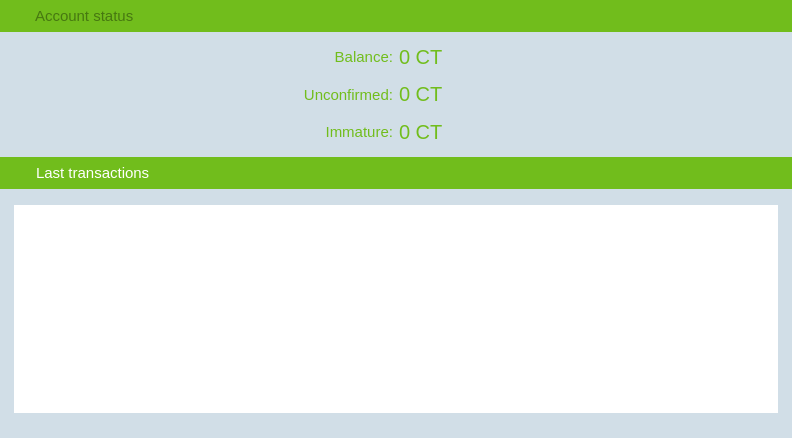
<?xml version="1.0" encoding="UTF-8"?>
<ui version="4.0">
 <class>OverviewPage</class>
 <widget class="QWidget" name="OverviewPage">
  <property name="geometry">
   <rect>
    <x>0</x>
    <y>0</y>
    <width>792</width>
    <height>438</height>
   </rect>
  </property>
  <property name="palette">
   <palette>
    <active>
     <colorrole role="Button">
      <brush brushstyle="SolidPattern">
       <color alpha="255">
        <red>233</red>
        <green>217</green>
        <blue>216</blue>
       </color>
      </brush>
     </colorrole>
     <colorrole role="Base">
      <brush brushstyle="SolidPattern">
       <color alpha="255">
        <red>233</red>
        <green>217</green>
        <blue>216</blue>
       </color>
      </brush>
     </colorrole>
     <colorrole role="Window">
      <brush brushstyle="SolidPattern">
       <color alpha="255">
        <red>233</red>
        <green>217</green>
        <blue>216</blue>
       </color>
      </brush>
     </colorrole>
     <colorrole role="Highlight">
      <brush brushstyle="SolidPattern">
       <color alpha="255">
        <red>235</red>
        <green>235</green>
        <blue>235</blue>
       </color>
      </brush>
     </colorrole>
     <colorrole role="HighlightedText">
      <brush brushstyle="SolidPattern">
       <color alpha="255">
        <red>171</red>
        <green>127</green>
        <blue>130</blue>
       </color>
      </brush>
     </colorrole>
    </active>
    <inactive>
     <colorrole role="Button">
      <brush brushstyle="SolidPattern">
       <color alpha="255">
        <red>233</red>
        <green>217</green>
        <blue>216</blue>
       </color>
      </brush>
     </colorrole>
     <colorrole role="Base">
      <brush brushstyle="SolidPattern">
       <color alpha="255">
        <red>233</red>
        <green>217</green>
        <blue>216</blue>
       </color>
      </brush>
     </colorrole>
     <colorrole role="Window">
      <brush brushstyle="SolidPattern">
       <color alpha="255">
        <red>233</red>
        <green>217</green>
        <blue>216</blue>
       </color>
      </brush>
     </colorrole>
     <colorrole role="Highlight">
      <brush brushstyle="SolidPattern">
       <color alpha="255">
        <red>235</red>
        <green>235</green>
        <blue>235</blue>
       </color>
      </brush>
     </colorrole>
     <colorrole role="HighlightedText">
      <brush brushstyle="SolidPattern">
       <color alpha="255">
        <red>171</red>
        <green>127</green>
        <blue>130</blue>
       </color>
      </brush>
     </colorrole>
    </inactive>
    <disabled>
     <colorrole role="Button">
      <brush brushstyle="SolidPattern">
       <color alpha="255">
        <red>233</red>
        <green>217</green>
        <blue>216</blue>
       </color>
      </brush>
     </colorrole>
     <colorrole role="Base">
      <brush brushstyle="SolidPattern">
       <color alpha="255">
        <red>233</red>
        <green>217</green>
        <blue>216</blue>
       </color>
      </brush>
     </colorrole>
     <colorrole role="Window">
      <brush brushstyle="SolidPattern">
       <color alpha="255">
        <red>233</red>
        <green>217</green>
        <blue>216</blue>
       </color>
      </brush>
     </colorrole>
     <colorrole role="Highlight">
      <brush brushstyle="SolidPattern">
       <color alpha="255">
        <red>240</red>
        <green>240</green>
        <blue>240</blue>
       </color>
      </brush>
     </colorrole>
     <colorrole role="HighlightedText">
      <brush brushstyle="SolidPattern">
       <color alpha="255">
        <red>171</red>
        <green>127</green>
        <blue>130</blue>
       </color>
      </brush>
     </colorrole>
    </disabled>
   </palette>
  </property>
  <property name="windowTitle">
   <string>Form</string>
  </property>
  <layout class="QVBoxLayout" name="verticalLayout">
   <property name="spacing">
    <number>0</number>
   </property>
   <property name="leftMargin">
    <number>0</number>
   </property>
   <property name="topMargin">
    <number>0</number>
   </property>
   <property name="rightMargin">
    <number>0</number>
   </property>
   <property name="bottomMargin">
    <number>0</number>
   </property>
   <item>
    <widget class="QWidget" name="wStatus" native="true">
     <property name="minimumSize">
      <size>
       <width>0</width>
       <height>157</height>
      </size>
     </property>
     <property name="maximumSize">
      <size>
       <width>16777215</width>
       <height>157</height>
      </size>
     </property>
     <layout class="QVBoxLayout" name="verticalLayout_4">
      <property name="spacing">
       <number>0</number>
      </property>
      <property name="leftMargin">
       <number>0</number>
      </property>
      <property name="topMargin">
       <number>0</number>
      </property>
      <property name="rightMargin">
       <number>0</number>
      </property>
      <property name="bottomMargin">
       <number>0</number>
      </property>
      <item>
       <widget class="QWidget" name="wStateHeader" native="true">
        <property name="minimumSize">
         <size>
          <width>0</width>
          <height>32</height>
         </size>
        </property>
        <property name="maximumSize">
         <size>
          <width>16777215</width>
          <height>32</height>
         </size>
        </property>
        <property name="sizeIncrement">
         <size>
          <width>0</width>
          <height>0</height>
         </size>
        </property>
        <property name="styleSheet">
         <string notr="true">background-color: rgb(113,189,28);</string>
        </property>
        <property name="is_header" stdset="0">
         <bool>true</bool>
        </property>
        <layout class="QHBoxLayout" name="horizontalLayout_5">
         <property name="leftMargin">
          <number>0</number>
         </property>
         <property name="topMargin">
          <number>0</number>
         </property>
         <property name="rightMargin">
          <number>0</number>
         </property>
         <property name="bottomMargin">
          <number>0</number>
         </property>
         <item>
          <spacer name="horizontalSpacer_6">
           <property name="orientation">
            <enum>Qt::Horizontal</enum>
           </property>
           <property name="sizeType">
            <enum>QSizePolicy::Fixed</enum>
           </property>
           <property name="sizeHint" stdset="0">
            <size>
             <width>5</width>
             <height>20</height>
            </size>
           </property>
          </spacer>
         </item>
         <item>
          <widget class="QLabel" name="label_4">
           <property name="minimumSize">
            <size>
             <width>24</width>
             <height>24</height>
            </size>
           </property>
           <property name="maximumSize">
            <size>
             <width>24</width>
             <height>24</height>
            </size>
           </property>
           <property name="text">
            <string/>
           </property>
           <property name="pixmap">
            <pixmap resource="../res.qrc">:/res/state.png</pixmap>
           </property>
           <property name="alignment">
            <set>Qt::AlignCenter</set>
           </property>
          </widget>
         </item>
         <item>
          <widget class="QLabel" name="label_5">
           <property name="font">
            <font>
             <pointsize>11</pointsize>
             <stylestrategy>PreferAntialias</stylestrategy>
            </font>
           </property>
           <property name="styleSheet">
            <string notr="true">QLabel {
	color:rgb(70,120,16);
}</string>
           </property>
           <property name="text">
            <string>Account status</string>
           </property>
          </widget>
         </item>
        </layout>
       </widget>
      </item>
      <item>
       <widget class="QWidget" name="wState" native="true">
        <property name="sizePolicy">
         <sizepolicy hsizetype="Preferred" vsizetype="Preferred">
          <horstretch>0</horstretch>
          <verstretch>0</verstretch>
         </sizepolicy>
        </property>
        <property name="styleSheet">
         <string notr="true">#wState {
	background-color: rgb(209,222,231);
}</string>
        </property>
        <layout class="QGridLayout" name="gridLayout">
         <item row="2" column="2">
          <layout class="QHBoxLayout" name="horizontalLayout_3">
           <item>
            <widget class="QLabel" name="labelImmature">
             <property name="font">
              <font>
               <pointsize>15</pointsize>
               <stylestrategy>PreferAntialias</stylestrategy>
              </font>
             </property>
             <property name="styleSheet">
              <string notr="true">color: rgb(113,189,28);</string>
             </property>
             <property name="text">
              <string>0 CT</string>
             </property>
             <property name="textInteractionFlags">
              <set>Qt::TextSelectableByMouse</set>
             </property>
            </widget>
           </item>
           <item>
            <widget class="QLabel" name="label_3">
             <property name="text">
              <string/>
             </property>
             <property name="pixmap">
              <pixmap>:/res/logo_small.png</pixmap>
             </property>
            </widget>
           </item>
           <item>
            <spacer name="horizontalSpacer_4">
             <property name="orientation">
              <enum>Qt::Horizontal</enum>
             </property>
             <property name="sizeHint" stdset="0">
              <size>
               <width>40</width>
               <height>20</height>
              </size>
             </property>
            </spacer>
           </item>
          </layout>
         </item>
         <item row="1" column="2">
          <layout class="QHBoxLayout" name="horizontalLayout_2">
           <item>
            <widget class="QLabel" name="labelUnconfirmed">
             <property name="font">
              <font>
               <pointsize>15</pointsize>
               <stylestrategy>PreferAntialias</stylestrategy>
              </font>
             </property>
             <property name="styleSheet">
              <string notr="true">color: rgb(113,189,28);</string>
             </property>
             <property name="text">
              <string>0 CT</string>
             </property>
             <property name="textInteractionFlags">
              <set>Qt::TextSelectableByMouse</set>
             </property>
            </widget>
           </item>
           <item>
            <widget class="QLabel" name="label_2">
             <property name="text">
              <string/>
             </property>
             <property name="pixmap">
              <pixmap>:/res/logo_small.png</pixmap>
             </property>
            </widget>
           </item>
           <item>
            <spacer name="horizontalSpacer_3">
             <property name="orientation">
              <enum>Qt::Horizontal</enum>
             </property>
             <property name="sizeHint" stdset="0">
              <size>
               <width>40</width>
               <height>20</height>
              </size>
             </property>
            </spacer>
           </item>
          </layout>
         </item>
         <item row="0" column="2">
          <layout class="QHBoxLayout" name="horizontalLayout">
           <item>
            <widget class="QLabel" name="labelBalance">
             <property name="font">
              <font>
               <pointsize>15</pointsize>
               <stylestrategy>PreferAntialias</stylestrategy>
              </font>
             </property>
             <property name="styleSheet">
              <string notr="true">color: rgb(113,189,28);</string>
             </property>
             <property name="text">
              <string>0 CT</string>
             </property>
             <property name="textInteractionFlags">
              <set>Qt::TextSelectableByMouse</set>
             </property>
            </widget>
           </item>
           <item>
            <widget class="QLabel" name="label">
             <property name="text">
              <string/>
             </property>
             <property name="pixmap">
              <pixmap>:/res/logo_small.png</pixmap>
             </property>
            </widget>
           </item>
           <item>
            <spacer name="horizontalSpacer">
             <property name="orientation">
              <enum>Qt::Horizontal</enum>
             </property>
             <property name="sizeHint" stdset="0">
              <size>
               <width>40</width>
               <height>20</height>
              </size>
             </property>
            </spacer>
           </item>
          </layout>
         </item>
         <item row="0" column="1">
          <layout class="QHBoxLayout" name="horizontalLayout_4">
           <item>
            <spacer name="horizontalSpacer_2">
             <property name="orientation">
              <enum>Qt::Horizontal</enum>
             </property>
             <property name="sizeHint" stdset="0">
              <size>
               <width>40</width>
               <height>20</height>
              </size>
             </property>
            </spacer>
           </item>
           <item>
            <widget class="QLabel" name="label_6">
             <property name="font">
              <font>
               <pointsize>11</pointsize>
               <stylestrategy>PreferAntialias</stylestrategy>
              </font>
             </property>
             <property name="styleSheet">
              <string notr="true">color: rgb(113,189,28);</string>
             </property>
             <property name="text">
              <string>Balance:</string>
             </property>
             <property name="alignment">
              <set>Qt::AlignRight|Qt::AlignTrailing|Qt::AlignVCenter</set>
             </property>
             <property name="margin">
              <number>0</number>
             </property>
             <property name="textInteractionFlags">
              <set>Qt::NoTextInteraction</set>
             </property>
            </widget>
           </item>
          </layout>
         </item>
         <item row="1" column="1">
          <layout class="QHBoxLayout" name="horizontalLayout_9">
           <item>
            <spacer name="horizontalSpacer_5">
             <property name="orientation">
              <enum>Qt::Horizontal</enum>
             </property>
             <property name="sizeHint" stdset="0">
              <size>
               <width>40</width>
               <height>20</height>
              </size>
             </property>
            </spacer>
           </item>
           <item>
            <widget class="QLabel" name="label_7">
             <property name="font">
              <font>
               <pointsize>11</pointsize>
               <stylestrategy>PreferAntialias</stylestrategy>
              </font>
             </property>
             <property name="styleSheet">
              <string notr="true">color: rgb(113,189,28);</string>
             </property>
             <property name="text">
              <string>Unconfirmed:</string>
             </property>
             <property name="alignment">
              <set>Qt::AlignRight|Qt::AlignTrailing|Qt::AlignVCenter</set>
             </property>
             <property name="margin">
              <number>0</number>
             </property>
             <property name="textInteractionFlags">
              <set>Qt::NoTextInteraction</set>
             </property>
            </widget>
           </item>
          </layout>
         </item>
         <item row="2" column="1">
          <layout class="QHBoxLayout" name="horizontalLayout_10">
           <item>
            <spacer name="horizontalSpacer_7">
             <property name="orientation">
              <enum>Qt::Horizontal</enum>
             </property>
             <property name="sizeHint" stdset="0">
              <size>
               <width>40</width>
               <height>20</height>
              </size>
             </property>
            </spacer>
           </item>
           <item>
            <widget class="QLabel" name="label_8">
             <property name="font">
              <font>
               <pointsize>11</pointsize>
               <stylestrategy>PreferAntialias</stylestrategy>
              </font>
             </property>
             <property name="styleSheet">
              <string notr="true">color: rgb(113,189,28);</string>
             </property>
             <property name="text">
              <string>Immature:</string>
             </property>
             <property name="alignment">
              <set>Qt::AlignRight|Qt::AlignTrailing|Qt::AlignVCenter</set>
             </property>
             <property name="margin">
              <number>0</number>
             </property>
             <property name="textInteractionFlags">
              <set>Qt::NoTextInteraction</set>
             </property>
            </widget>
           </item>
          </layout>
         </item>
        </layout>
       </widget>
      </item>
     </layout>
    </widget>
   </item>
   <item>
    <widget class="QWidget" name="wLastTransactions" native="true">
     <property name="minimumSize">
      <size>
       <width>0</width>
       <height>257</height>
      </size>
     </property>
     <layout class="QVBoxLayout" name="verticalLayout_5">
      <property name="spacing">
       <number>0</number>
      </property>
      <property name="leftMargin">
       <number>0</number>
      </property>
      <property name="topMargin">
       <number>0</number>
      </property>
      <property name="rightMargin">
       <number>0</number>
      </property>
      <property name="bottomMargin">
       <number>0</number>
      </property>
      <item>
       <widget class="QWidget" name="wLastTransactionsHeader" native="true">
        <property name="minimumSize">
         <size>
          <width>0</width>
          <height>32</height>
         </size>
        </property>
        <property name="maximumSize">
         <size>
          <width>16777215</width>
          <height>32</height>
         </size>
        </property>
        <property name="styleSheet">
         <string notr="true">background-color:rgb(113,189,28);</string>
        </property>
        <property name="is_header" stdset="0">
         <bool>true</bool>
        </property>
        <layout class="QHBoxLayout" name="horizontalLayout_7">
         <property name="leftMargin">
          <number>0</number>
         </property>
         <property name="topMargin">
          <number>0</number>
         </property>
         <property name="rightMargin">
          <number>0</number>
         </property>
         <property name="bottomMargin">
          <number>0</number>
         </property>
         <item>
          <spacer name="horizontalSpacer_9">
           <property name="orientation">
            <enum>Qt::Horizontal</enum>
           </property>
           <property name="sizeType">
            <enum>QSizePolicy::Fixed</enum>
           </property>
           <property name="sizeHint" stdset="0">
            <size>
             <width>5</width>
             <height>20</height>
            </size>
           </property>
          </spacer>
         </item>
         <item>
          <widget class="QLabel" name="label_18">
           <property name="sizePolicy">
            <sizepolicy hsizetype="Fixed" vsizetype="Fixed">
             <horstretch>0</horstretch>
             <verstretch>0</verstretch>
            </sizepolicy>
           </property>
           <property name="minimumSize">
            <size>
             <width>25</width>
             <height>25</height>
            </size>
           </property>
           <property name="maximumSize">
            <size>
             <width>25</width>
             <height>25</height>
            </size>
           </property>
           <property name="text">
            <string notr="true"/>
           </property>
           <property name="pixmap">
            <pixmap resource="../res.qrc">:/res/last_transactions.png</pixmap>
           </property>
          </widget>
         </item>
         <item>
          <widget class="QLabel" name="label_19">
           <property name="font">
            <font>
             <pointsize>11</pointsize>
             <stylestrategy>PreferAntialias</stylestrategy>
            </font>
           </property>
           <property name="styleSheet">
            <string notr="true">QLabel {
	color:white;
}</string>
           </property>
           <property name="text">
            <string>Last transactions</string>
           </property>
          </widget>
         </item>
        </layout>
       </widget>
      </item>
      <item>
       <widget class="QWidget" name="wLastTransactionsContainer" native="true">
        <property name="styleSheet">
         <string notr="true">#wLastTransactionsContainer {
	background-color: rgb(209,222,231);
}</string>
        </property>
        <layout class="QHBoxLayout" name="horizontalLayout_8">
         <property name="leftMargin">
          <number>14</number>
         </property>
         <property name="topMargin">
          <number>16</number>
         </property>
         <property name="rightMargin">
          <number>14</number>
         </property>
         <property name="bottomMargin">
          <number>25</number>
         </property>
         <item>
          <widget class="QTableView" name="tableLastTransactionView">
           <property name="styleSheet">
            <string notr="true"> QScrollBar:vertical {
     border: 0px solid grey;
     background: rgb(113,189,28);
     width: 9px;
     margin: 15px 0px 0 0px;
 }
 QScrollBar::handle:vertical {
     background: rgb(113,189,28);
     min-width: 20px;
 }
QScrollBar::sub-line:vertical {
	height: 0px;
    width: 0px;
	color:  rgb(113,189,28);
}

QHeaderView {
	background-color: rgb(209,222,231);
	font-size: 10;
	text-align:left;
	color:rgb(113,189,28);
}
QHeaderView::section {
    background-color: rgb(209,222,231);
    color: rgb(70,120,16);
    padding-left: 5px;
    border: 0px solid #6c6c6c;
	text-align:left;
}

/* style the sort indicator */
QHeaderView::down-arrow {
    image: url(down_arrow.png);
}

QHeaderView::up-arrow {
    image: url(up_arrow.png);
}

QTableView {
	color: rgb(113,189,28);
	background-color: rgb(255, 255, 255);
	selection-background-color: rgb(209,222,231);
	selection-color: rgb(70,120,16);
	
}</string>
           </property>
           <property name="frameShape">
            <enum>QFrame::NoFrame</enum>
           </property>
           <property name="horizontalScrollBarPolicy">
            <enum>Qt::ScrollBarAlwaysOff</enum>
           </property>
           <property name="editTriggers">
            <set>QAbstractItemView::NoEditTriggers</set>
           </property>
           <property name="selectionMode">
            <enum>QAbstractItemView::SingleSelection</enum>
           </property>
           <property name="selectionBehavior">
            <enum>QAbstractItemView::SelectRows</enum>
           </property>
           <property name="showGrid">
            <bool>false</bool>
           </property>
           <attribute name="verticalHeaderVisible">
            <bool>false</bool>
           </attribute>
           <attribute name="verticalHeaderDefaultSectionSize">
            <number>20</number>
           </attribute>
           <attribute name="verticalHeaderMinimumSectionSize">
            <number>20</number>
           </attribute>
          </widget>
         </item>
        </layout>
       </widget>
      </item>
     </layout>
    </widget>
   </item>
  </layout>
 </widget>
 <resources>
  <include location="../res.qrc"/>
 </resources>
 <connections/>
</ui>
